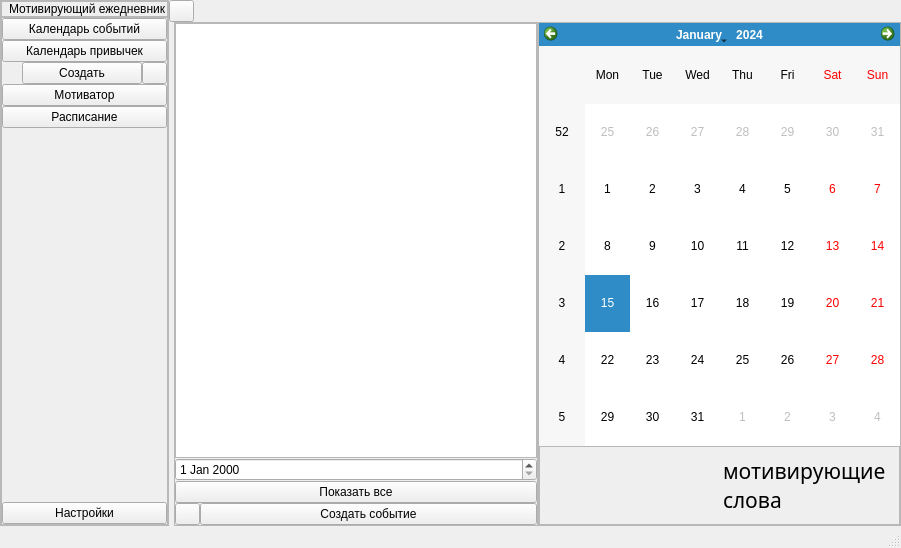
<?xml version="1.0" encoding="UTF-8"?>
<ui version="4.0">
 <class>MainWindow</class>
 <widget class="QMainWindow" name="MainWindow">
  <property name="geometry">
   <rect>
    <x>0</x>
    <y>0</y>
    <width>901</width>
    <height>548</height>
   </rect>
  </property>
  <property name="windowTitle">
   <string>Мотивирующий ежедневник</string>
  </property>
  <property name="windowIcon">
   <iconset>
    <normaloff>icons/sheet_icon.png</normaloff>icons/sheet_icon.png</iconset>
  </property>
  <property name="styleSheet">
   <string notr="true"/>
  </property>
  <widget class="QWidget" name="centralwidget">
   <layout class="QHBoxLayout" name="horizontalLayout">
    <property name="spacing">
     <number>0</number>
    </property>
    <property name="leftMargin">
     <number>0</number>
    </property>
    <property name="topMargin">
     <number>0</number>
    </property>
    <property name="rightMargin">
     <number>0</number>
    </property>
    <property name="bottomMargin">
     <number>0</number>
    </property>
    <item>
     <widget class="QFrame" name="menu_frame">
      <property name="maximumSize">
       <size>
        <width>250</width>
        <height>16777215</height>
       </size>
      </property>
      <property name="frameShape">
       <enum>QFrame::StyledPanel</enum>
      </property>
      <property name="frameShadow">
       <enum>QFrame::Raised</enum>
      </property>
      <layout class="QVBoxLayout" name="verticalLayout">
       <property name="spacing">
        <number>0</number>
       </property>
       <property name="leftMargin">
        <number>0</number>
       </property>
       <property name="topMargin">
        <number>0</number>
       </property>
       <property name="rightMargin">
        <number>0</number>
       </property>
       <property name="bottomMargin">
        <number>0</number>
       </property>
       <item>
        <widget class="QFrame" name="frame_3">
         <property name="frameShape">
          <enum>QFrame::StyledPanel</enum>
         </property>
         <property name="frameShadow">
          <enum>QFrame::Raised</enum>
         </property>
         <layout class="QHBoxLayout" name="horizontalLayout_2">
          <property name="spacing">
           <number>0</number>
          </property>
          <property name="leftMargin">
           <number>0</number>
          </property>
          <property name="topMargin">
           <number>0</number>
          </property>
          <property name="rightMargin">
           <number>0</number>
          </property>
          <property name="bottomMargin">
           <number>0</number>
          </property>
          <item>
           <widget class="QLabel" name="label_2">
            <property name="maximumSize">
             <size>
              <width>32</width>
              <height>32</height>
             </size>
            </property>
            <property name="text">
             <string/>
            </property>
            <property name="pixmap">
             <pixmap>icons/sheet_icon.png</pixmap>
            </property>
            <property name="wordWrap">
             <bool>false</bool>
            </property>
           </widget>
          </item>
          <item>
           <widget class="QLabel" name="label">
            <property name="text">
             <string>Мотивирующий ежедневник</string>
            </property>
           </widget>
          </item>
         </layout>
        </widget>
       </item>
       <item>
        <widget class="QFrame" name="frame_4">
         <property name="frameShape">
          <enum>QFrame::StyledPanel</enum>
         </property>
         <property name="frameShadow">
          <enum>QFrame::Raised</enum>
         </property>
         <layout class="QVBoxLayout" name="verticalLayout_3">
          <property name="spacing">
           <number>0</number>
          </property>
          <property name="leftMargin">
           <number>0</number>
          </property>
          <property name="topMargin">
           <number>0</number>
          </property>
          <property name="rightMargin">
           <number>0</number>
          </property>
          <property name="bottomMargin">
           <number>0</number>
          </property>
          <item>
           <widget class="QPushButton" name="home_btn">
            <property name="text">
             <string>Календарь событий</string>
            </property>
           </widget>
          </item>
          <item>
           <widget class="QPushButton" name="habits_btn">
            <property name="text">
             <string>Календарь привычек</string>
            </property>
           </widget>
          </item>
          <item>
           <widget class="QWidget" name="habits_widget" native="true">
            <layout class="QVBoxLayout" name="verticalLayout_7">
             <property name="spacing">
              <number>0</number>
             </property>
             <property name="leftMargin">
              <number>20</number>
             </property>
             <property name="topMargin">
              <number>0</number>
             </property>
             <property name="rightMargin">
              <number>0</number>
             </property>
             <property name="bottomMargin">
              <number>0</number>
             </property>
             <item>
              <layout class="QVBoxLayout" name="layout_btn_hbts">
               <item>
                <layout class="QHBoxLayout" name="horizontalLayout_7">
                 <item>
                  <widget class="QPushButton" name="make_habit_btn">
                   <property name="text">
                    <string>Создать</string>
                   </property>
                  </widget>
                 </item>
                 <item>
                  <widget class="QPushButton" name="update_btn">
                   <property name="sizePolicy">
                    <sizepolicy hsizetype="Minimum" vsizetype="Minimum">
                     <horstretch>0</horstretch>
                     <verstretch>0</verstretch>
                    </sizepolicy>
                   </property>
                   <property name="maximumSize">
                    <size>
                     <width>25</width>
                     <height>16777215</height>
                    </size>
                   </property>
                   <property name="text">
                    <string/>
                   </property>
                   <property name="icon">
                    <iconset>
                     <normaloff>icons/undate.png</normaloff>icons/undate.png</iconset>
                   </property>
                   <property name="iconSize">
                    <size>
                     <width>16</width>
                     <height>16</height>
                    </size>
                   </property>
                  </widget>
                 </item>
                </layout>
               </item>
              </layout>
             </item>
            </layout>
           </widget>
          </item>
          <item>
           <widget class="QPushButton" name="motivator_btn">
            <property name="text">
             <string>Мотиватор</string>
            </property>
           </widget>
          </item>
          <item>
           <widget class="QPushButton" name="timetable_btn">
            <property name="text">
             <string>Расписание</string>
            </property>
           </widget>
          </item>
          <item>
           <spacer name="verticalSpacer">
            <property name="orientation">
             <enum>Qt::Vertical</enum>
            </property>
            <property name="sizeType">
             <enum>QSizePolicy::Expanding</enum>
            </property>
            <property name="sizeHint" stdset="0">
             <size>
              <width>20</width>
              <height>40</height>
             </size>
            </property>
           </spacer>
          </item>
          <item>
           <widget class="QPushButton" name="settings_btn">
            <property name="text">
             <string>Настройки</string>
            </property>
           </widget>
          </item>
         </layout>
        </widget>
       </item>
      </layout>
     </widget>
    </item>
    <item>
     <widget class="QWidget" name="widget_2" native="true">
      <property name="sizePolicy">
       <sizepolicy hsizetype="Preferred" vsizetype="Preferred">
        <horstretch>0</horstretch>
        <verstretch>0</verstretch>
       </sizepolicy>
      </property>
      <layout class="QVBoxLayout" name="verticalLayout_4">
       <property name="spacing">
        <number>0</number>
       </property>
       <property name="leftMargin">
        <number>0</number>
       </property>
       <property name="topMargin">
        <number>0</number>
       </property>
       <property name="rightMargin">
        <number>0</number>
       </property>
       <property name="bottomMargin">
        <number>0</number>
       </property>
       <item>
        <layout class="QHBoxLayout" name="horizontalLayout_3">
         <property name="spacing">
          <number>0</number>
         </property>
         <item alignment="Qt::AlignLeft|Qt::AlignTop">
          <widget class="QPushButton" name="menu_btn">
           <property name="maximumSize">
            <size>
             <width>25</width>
             <height>25</height>
            </size>
           </property>
           <property name="text">
            <string/>
           </property>
           <property name="icon">
            <iconset>
             <normaloff>icons/Menu-icon.png</normaloff>icons/Menu-icon.png</iconset>
           </property>
           <property name="iconSize">
            <size>
             <width>25</width>
             <height>25</height>
            </size>
           </property>
          </widget>
         </item>
         <item>
          <widget class="QLabel" name="label_3">
           <property name="text">
            <string/>
           </property>
           <property name="alignment">
            <set>Qt::AlignLeading|Qt::AlignLeft|Qt::AlignVCenter</set>
           </property>
          </widget>
         </item>
        </layout>
       </item>
       <item>
        <widget class="QStackedWidget" name="stackedWidget">
         <widget class="QWidget" name="home">
          <layout class="QHBoxLayout" name="horizontalLayout_5">
           <property name="spacing">
            <number>0</number>
           </property>
           <property name="leftMargin">
            <number>5</number>
           </property>
           <property name="topMargin">
            <number>0</number>
           </property>
           <property name="rightMargin">
            <number>0</number>
           </property>
           <property name="bottomMargin">
            <number>0</number>
           </property>
           <item>
            <widget class="QFrame" name="frame_5">
             <property name="frameShape">
              <enum>QFrame::StyledPanel</enum>
             </property>
             <property name="frameShadow">
              <enum>QFrame::Raised</enum>
             </property>
             <layout class="QVBoxLayout" name="verticalLayout_6">
              <property name="spacing">
               <number>0</number>
              </property>
              <property name="leftMargin">
               <number>0</number>
              </property>
              <property name="topMargin">
               <number>0</number>
              </property>
              <property name="rightMargin">
               <number>0</number>
              </property>
              <property name="bottomMargin">
               <number>0</number>
              </property>
              <item>
               <widget class="QTableWidget" name="table_event">
                <property name="sizePolicy">
                 <sizepolicy hsizetype="Expanding" vsizetype="Expanding">
                  <horstretch>0</horstretch>
                  <verstretch>0</verstretch>
                 </sizepolicy>
                </property>
                <property name="sizeAdjustPolicy">
                 <enum>QAbstractScrollArea::AdjustIgnored</enum>
                </property>
                <attribute name="horizontalHeaderDefaultSectionSize">
                 <number>100</number>
                </attribute>
               </widget>
              </item>
              <item>
               <widget class="QDateEdit" name="dateEdit"/>
              </item>
              <item>
               <widget class="QPushButton" name="show_all_btn">
                <property name="text">
                 <string>Показать все</string>
                </property>
               </widget>
              </item>
              <item>
               <layout class="QHBoxLayout" name="horizontalLayout_6">
                <property name="spacing">
                 <number>0</number>
                </property>
                <item>
                 <widget class="QPushButton" name="update_events_btn">
                  <property name="maximumSize">
                   <size>
                    <width>25</width>
                    <height>16777215</height>
                   </size>
                  </property>
                  <property name="text">
                   <string/>
                  </property>
                  <property name="icon">
                   <iconset>
                    <normaloff>icons/undate.png</normaloff>icons/undate.png</iconset>
                  </property>
                 </widget>
                </item>
                <item>
                 <widget class="QPushButton" name="make_event_btn">
                  <property name="text">
                   <string>Создать событие</string>
                  </property>
                 </widget>
                </item>
               </layout>
              </item>
             </layout>
            </widget>
           </item>
           <item>
            <widget class="QFrame" name="frame_2">
             <property name="frameShape">
              <enum>QFrame::StyledPanel</enum>
             </property>
             <property name="frameShadow">
              <enum>QFrame::Raised</enum>
             </property>
             <layout class="QVBoxLayout" name="verticalLayout_5">
              <property name="spacing">
               <number>0</number>
              </property>
              <property name="leftMargin">
               <number>0</number>
              </property>
              <property name="topMargin">
               <number>0</number>
              </property>
              <property name="rightMargin">
               <number>0</number>
              </property>
              <property name="bottomMargin">
               <number>0</number>
              </property>
              <item>
               <widget class="QCalendarWidget" name="clndr_home">
                <property name="styleSheet">
                 <string notr="true"/>
                </property>
               </widget>
              </item>
              <item>
               <widget class="QFrame" name="frame">
                <property name="frameShape">
                 <enum>QFrame::StyledPanel</enum>
                </property>
                <property name="frameShadow">
                 <enum>QFrame::Raised</enum>
                </property>
                <layout class="QHBoxLayout" name="horizontalLayout_4">
                 <item>
                  <widget class="QLabel" name="friend_2">
                   <property name="maximumSize">
                    <size>
                     <width>16777215</width>
                     <height>200</height>
                    </size>
                   </property>
                   <property name="text">
                    <string/>
                   </property>
                   <property name="pixmap">
                    <pixmap>friend/now.png</pixmap>
                   </property>
                  </widget>
                 </item>
                 <item>
                  <widget class="QLabel" name="f_words">
                   <property name="maximumSize">
                    <size>
                     <width>250</width>
                     <height>200</height>
                    </size>
                   </property>
                   <property name="font">
                    <font>
                     <family>Segoe Script</family>
                     <pointsize>16</pointsize>
                    </font>
                   </property>
                   <property name="tabletTracking">
                    <bool>false</bool>
                   </property>
                   <property name="acceptDrops">
                    <bool>false</bool>
                   </property>
                   <property name="text">
                    <string>мотивирующие слова</string>
                   </property>
                   <property name="wordWrap">
                    <bool>true</bool>
                   </property>
                  </widget>
                 </item>
                </layout>
               </widget>
              </item>
             </layout>
            </widget>
           </item>
          </layout>
         </widget>
         <widget class="QWidget" name="mm"/>
        </widget>
       </item>
      </layout>
     </widget>
    </item>
   </layout>
  </widget>
  <widget class="QStatusBar" name="statusbar"/>
 </widget>
 <resources/>
 <connections/>
</ui>
